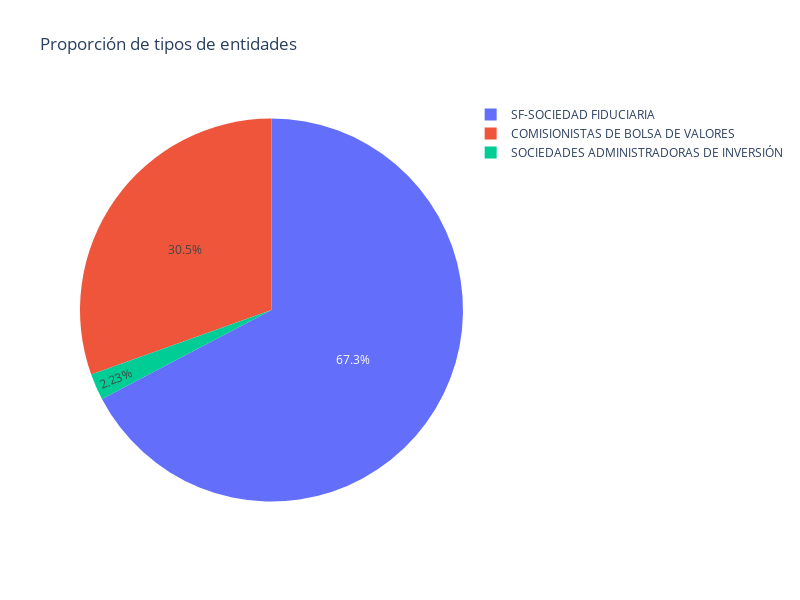

The notebook cell this image was saved under:
### Code cell
frecuencia_entidades = df_FondosInversion_colectiva['NOMBRE_TIPO_ENTIDAD'].value_counts().reset_index()

# Renombrar las columnas para mejor legibilidad
frecuencia_entidades.columns = ['Nombre de tipo entidad', 'Frecuencia']

# Crear gráfico de pastel
fig = px.pie(names=frecuencia_entidades['Nombre de tipo entidad'], 
             values=frecuencia_entidades['Frecuencia'],
             title='Proporción de tipos de entidades')

fig.update_layout(height=600, width=800)

# Mostrar gráfico
fig.show()

### Figure 1 — Plotly figure (JSON) as saved in the notebook; plotly's stock layout.template omitted (floating-point values rounded to 4 significant figures)
{"data": [{"domain": {"x": [0, 1], "y": [0, 1]}, "hovertemplate": "label=%{label}<br>value=%{value}<extra></extra>", "labels": ["SF-SOCIEDAD FIDUCIARIA", "COMISIONISTAS DE BOLSA DE VALORES", "SOCIEDADES ADMINISTRADORAS DE INVERSIÓN"], "legendgroup": "", "name": "", "showlegend": true, "type": "pie", "values": [1457796, 659843, 48295]}], "layout": {"height": 600, "legend": {"tracegroupgap": 0}, "title": {"text": "Proporción de tipos de entidades"}, "width": 800}}
